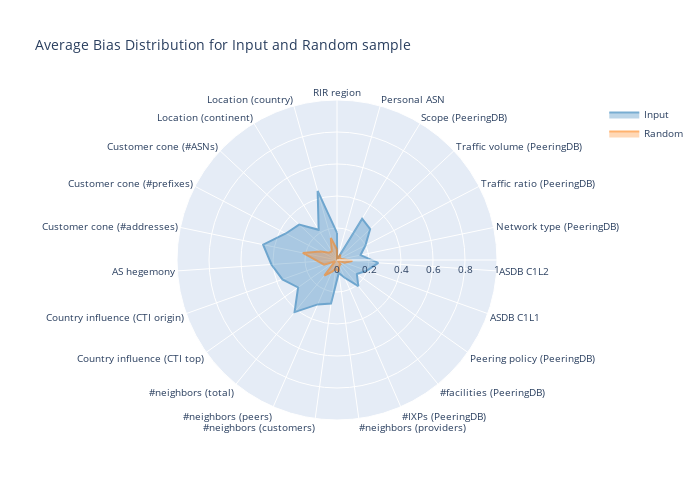

The code cell stored with this chart in its notebook:
### Code cell
# Radar plot
plot_radar(avg_bias_per_dim_data)

### Figure 1 — Plotly figure (JSON) as saved in the notebook; plotly's stock layout.template omitted (floating-point values rounded to 4 significant figures)
{"data": [{"fill": "toself", "line": {"color": "rgb(31, 119, 180)"}, "name": "Input", "opacity": 0.6, "r": [0.1692, 0.4485, 0.2207, 0.3238, 0.36, 0.4715, 0.411, 0.3619, 0.2976, 0.4202, 0.3024, 0.275, 0.08141, 0.1212, 0.2111, 0.1518, 0.1988, 0.2586, 0.1502, 0.2003, 0.2834, 0.3024, 0.002822, 0.1692], "theta": ["RIR region", "Location (country)", "Location (continent)", "Customer cone (#ASNs)", "Customer cone (#prefixes)", "Customer cone (#addresses)", "AS hegemony", "Country influence (CTI origin)", "Country influence (CTI top)", "#neighbors (total)", "#neighbors (peers)", "#neighbors (customers)", "#neighbors (providers)", "#IXPs (PeeringDB)", "#facilities (PeeringDB)", "Peering policy (PeeringDB)", "ASDB C1L1", "ASDB C1L2", "Network type (PeeringDB)", "Traffic ratio (PeeringDB)", "Traffic volume (PeeringDB)", "Scope (PeeringDB)", "Personal ASN", "RIR region"], "type": "scatterpolar"}, {"fill": "toself", "line": {"color": "rgb(255, 127, 14)"}, "name": "Random", "opacity": 0.6, "r": [0.06569, 0.1425, 0.06336, 0.06712, 0.1155, 0.2181, 0.1176, 0.08584, 0.01409, 0.1249, 0.08073, 0.05613, 0.07284, 0.0374, 0.03525, 0.005287, 0.05111, 0.09612, 0.03252, 0.02108, 0.026, 0.03948, 0.002074, 0.06569], "theta": ["RIR region", "Location (country)", "Location (continent)", "Customer cone (#ASNs)", "Customer cone (#prefixes)", "Customer cone (#addresses)", "AS hegemony", "Country influence (CTI origin)", "Country influence (CTI top)", "#neighbors (total)", "#neighbors (peers)", "#neighbors (customers)", "#neighbors (providers)", "#IXPs (PeeringDB)", "#facilities (PeeringDB)", "Peering policy (PeeringDB)", "ASDB C1L1", "ASDB C1L2", "Network type (PeeringDB)", "Traffic ratio (PeeringDB)", "Traffic volume (PeeringDB)", "Scope (PeeringDB)", "Personal ASN", "RIR region"], "type": "scatterpolar"}], "layout": {"font": {"size": 10}, "height": 500, "polar": {"angularaxis": {"rotation": 90, "ticktext": ["RIR region", "Location<br>(country)", "Location<br>(continent)", "Customer cone<br>(#ASNs)", "Customer cone<br>(#prefixes)", "Customer cone<br>(#addresses)", "AS hegemony", "Country influence<br>(CTI origin)", "Country influence<br>(CTI top)", "#neighbors<br>(total)", "#neighbors<br>(peers)", "#neighbors<br>(customers)", "#neighbors<br>(providers)", "#IXPs<br>(PeeringDB)", "#facilities<br>(PeeringDB)", "Peering policy<br>(PeeringDB)", "ASDB C1L1", "ASDB C1L2", "Network type<br>(PeeringDB)", "Traffic ratio<br>(PeeringDB)", "Traffic volume<br>(PeeringDB)", "Scope<br>(PeeringDB)", "Personal ASN", "RIR region"]}, "radialaxis": {"range": [0, 1], "visible": true}}, "title": {"text": "Average Bias Distribution for Input and Random sample"}, "width": 700}}
